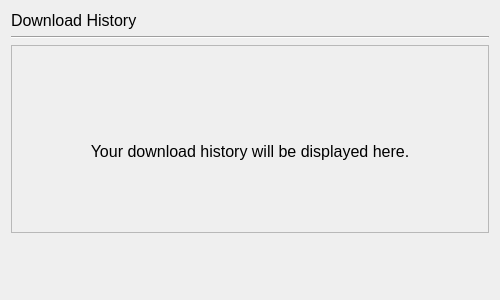
<?xml version="1.0" encoding="UTF-8"?>
<ui version="4.0">
 <class>Form</class>
 <widget class="QWidget" name="Form">
  <property name="geometry">
   <rect>
    <x>0</x>
    <y>0</y>
    <width>500</width>
    <height>300</height>
   </rect>
  </property>
  <property name="windowTitle">
   <string>Download History</string>
  </property>
  <property name="locale">
   <locale language="English" country="UnitedStates"/>
  </property>
  <layout class="QVBoxLayout" name="FormLayout">
   <item>
    <widget class="QLabel" name="windowTitleLabel">
     <property name="sizePolicy">
      <sizepolicy hsizetype="Ignored" vsizetype="Fixed">
       <horstretch>0</horstretch>
       <verstretch>0</verstretch>
      </sizepolicy>
     </property>
     <property name="font">
      <font>
       <pointsize>12</pointsize>
      </font>
     </property>
     <property name="text">
      <string>Download History</string>
     </property>
    </widget>
   </item>
   <item>
    <widget class="Line" name="windowTitleLine">
     <property name="orientation">
      <enum>Qt::Horizontal</enum>
     </property>
    </widget>
   </item>
   <item>
    <widget class="QStackedWidget" name="stackedWidget">
     <widget class="QWidget" name="infoPage">
      <layout class="QVBoxLayout" name="infoPageLayout">
       <property name="leftMargin">
        <number>0</number>
       </property>
       <property name="topMargin">
        <number>0</number>
       </property>
       <property name="rightMargin">
        <number>0</number>
       </property>
       <property name="bottomMargin">
        <number>0</number>
       </property>
       <item>
        <widget class="QFrame" name="statusFrame">
         <property name="frameShape">
          <enum>QFrame::StyledPanel</enum>
         </property>
         <property name="frameShadow">
          <enum>QFrame::Sunken</enum>
         </property>
         <layout class="QVBoxLayout" name="statusFrameLayout">
          <item alignment="Qt::AlignHCenter|Qt::AlignBottom">
           <widget class="QLabel" name="infoIcon">
            <property name="sizePolicy">
             <sizepolicy hsizetype="Fixed" vsizetype="Fixed">
              <horstretch>0</horstretch>
              <verstretch>0</verstretch>
             </sizepolicy>
            </property>
            <property name="minimumSize">
             <size>
              <width>64</width>
              <height>64</height>
             </size>
            </property>
            <property name="pixmap">
             <pixmap>../icons/light/history.svg</pixmap>
            </property>
            <property name="scaledContents">
             <bool>true</bool>
            </property>
            <property name="alignment">
             <set>Qt::AlignCenter</set>
            </property>
           </widget>
          </item>
          <item alignment="Qt::AlignTop">
           <widget class="QLabel" name="infoLabel">
            <property name="sizePolicy">
             <sizepolicy hsizetype="Preferred" vsizetype="Fixed">
              <horstretch>0</horstretch>
              <verstretch>0</verstretch>
             </sizepolicy>
            </property>
            <property name="font">
             <font>
              <pointsize>12</pointsize>
             </font>
            </property>
            <property name="text">
             <string>Your download history will be displayed here.</string>
            </property>
            <property name="alignment">
             <set>Qt::AlignCenter</set>
            </property>
           </widget>
          </item>
         </layout>
        </widget>
       </item>
      </layout>
     </widget>
     <widget class="QWidget" name="previewWidgetPage">
      <layout class="QVBoxLayout" name="previewWidgetPageLayout">
       <property name="leftMargin">
        <number>0</number>
       </property>
       <property name="topMargin">
        <number>0</number>
       </property>
       <property name="rightMargin">
        <number>0</number>
       </property>
       <property name="bottomMargin">
        <number>0</number>
       </property>
       <item>
        <widget class="QListWidget" name="previewWidgetView">
         <property name="horizontalScrollBarPolicy">
          <enum>Qt::ScrollBarAlwaysOff</enum>
         </property>
         <property name="autoScroll">
          <bool>false</bool>
         </property>
         <property name="editTriggers">
          <set>QAbstractItemView::NoEditTriggers</set>
         </property>
         <property name="showDropIndicator" stdset="0">
          <bool>false</bool>
         </property>
         <property name="verticalScrollMode">
          <enum>QAbstractItemView::ScrollPerPixel</enum>
         </property>
         <property name="resizeMode">
          <enum>QListView::Adjust</enum>
         </property>
        </widget>
       </item>
      </layout>
     </widget>
    </widget>
   </item>
   <item>
    <widget class="QWidget" name="partnerContentArea_1" native="true">
     <property name="minimumSize">
      <size>
       <width>320</width>
       <height>50</height>
      </size>
     </property>
     <layout class="QHBoxLayout" name="adAreaLayout_1">
      <property name="spacing">
       <number>0</number>
      </property>
      <property name="leftMargin">
       <number>0</number>
      </property>
      <property name="topMargin">
       <number>0</number>
      </property>
      <property name="rightMargin">
       <number>0</number>
      </property>
      <property name="bottomMargin">
       <number>0</number>
      </property>
     </layout>
    </widget>
   </item>
  </layout>
 </widget>
 <resources/>
 <connections/>
</ui>
